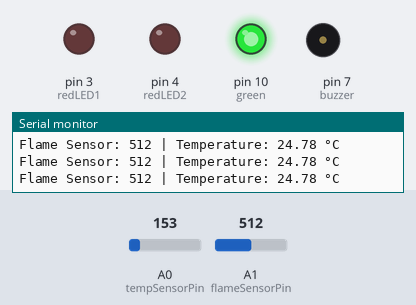
The sketch below on a simulated Arduino Uno, built with avr-gcc and run on an emulated ATmega328P. Shown: output pins drawn as LEDs (lit = HIGH), buzzer (waves = sounding), the last lines printed to the serial monitor. Dashed ring = blinking. The test bench sets the inputs (shaded band); at power-on: A0 (tempSensorPin) = 153, A1 (flameSensorPin) = 512.

Above: at 1.3 s.
1.4 s: A0 (tempSensorPin) set to 173
At 2.3 s:
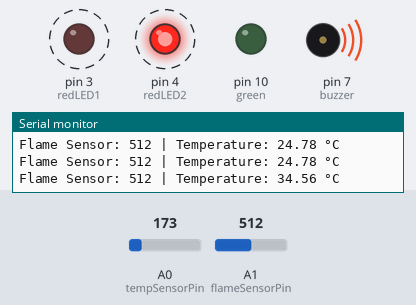
4.4 s: A1 (flameSensorPin) set to 583
7.4 s: A1 (flameSensorPin) set to 618
At 7.71 s:
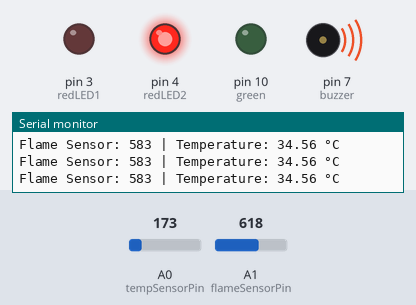
9.4 s: A1 (flameSensorPin) set to 590
At 9.71 s:
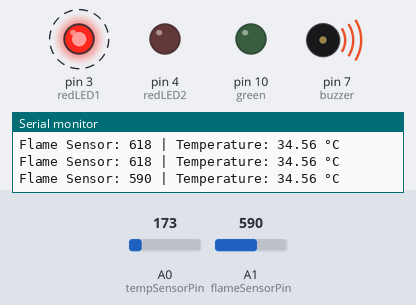
12.4 s: A1 (flameSensorPin) set to 610
At 13.1 s:
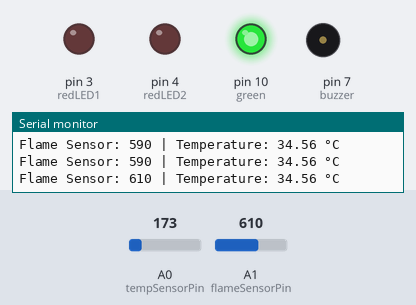
Timing chart, 0 to 15.1 s (numbered marks = the images above; inputs shaded):
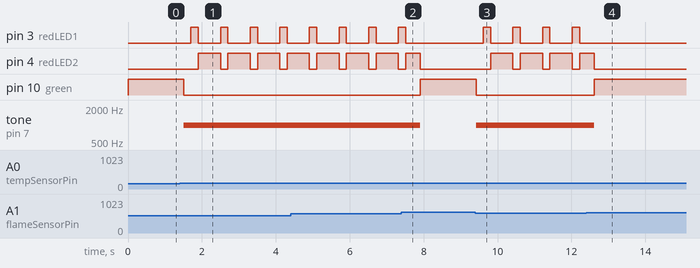

Measured:
- the behaviour switches between 163 and 164 on A0 (tempSensorPin) (found by bisection; images 0 and 1)
- the behaviour switches between 600 and 601 on A1 (flameSensorPin) (found by bisection; images 1 and 2)
- after the input at 1.4 s, pin 3 (redLED1): alternates HIGH for 0.20 s and LOW for 0.60 s, starting after 0.30 s; pin 4 (redLED2): alternates HIGH for 0.60 s and LOW for 0.20 s, starting after 0.50 s; pin 10 (green): HIGH → LOW after 0.10 s; tone on pin 7 (buzzer): silent → 1000 Hz after 0.10 s
- after the input at 7.4 s, pin 3 (redLED1): goes on until 7.5 s, then stays LOW; pin 10 (green): LOW → HIGH after 0.51 s; tone on pin 7 (buzzer): 1000 Hz → silent after 0.51 s
- after the input at 9.4 s, pin 3 (redLED1): alternates HIGH for 0.20 s and LOW for 0.60 s, starting after 0.22 s; pin 4 (redLED2): alternates HIGH for 0.60 s and LOW for 0.20 s, starting after 0.42 s; pin 10 (green): HIGH → LOW at once; tone on pin 7 (buzzer): silent → 1000 Hz at once
- after the input at 12.4 s, pin 3 (redLED1): stops changing and stays LOW; pin 10 (green): LOW → HIGH after 0.22 s; tone on pin 7 (buzzer): 1000 Hz → silent after 0.22 s

The sketch:

Zahara_Fire.ino
```cpp
// Pin assignments
const int green = 10;
const int redLED1 = 3;
const int redLED2 = 4;
const int buzzer = 7;

const int flameSensorPin = A1;   // Senses fire
const int tempSensorPin = A0;    // Temperature sensor

// Thresholds (adjust these based on actual sensor readings)
const int flameThreshold = 600;       // Lower value = more flame detected (Example: If i set the value to 1000 or 10000, the sensor wont sense a fire as the value is too high)
const float tempThresholdC = 30.0;    // Lowered for easier testing in the room

void setup() { //All outside component’s to the breadboard
  pinMode(green, OUTPUT);
  pinMode(redLED1, OUTPUT);
  pinMode(redLED2, OUTPUT);
  pinMode(buzzer, OUTPUT);

  Serial.begin(9600);

  // Start in safe mode when there's no fire
  digitalWrite(green, HIGH);
  digitalWrite(redLED1, LOW);
  digitalWrite(redLED2, LOW);
  digitalWrite(buzzer, LOW);
}

void loop() {
  // Read flame sensor in serial monitor
  int flameValue = analogRead(flameSensorPin);

  // Read temperature and convert to Celsius
  int tempRead = analogRead(tempSensorPin);
  float voltage = tempRead * (5.0 / 1023.0);
  float temperatureC = (voltage - 0.5) * 100;

  // Print readings in serial monitor
  Serial.print("Flame Sensor: ");
  Serial.print(flameValue);
  Serial.print(" | Temperature: ");
  Serial.print(temperatureC);
  Serial.println(" °C");

  // Fire detected only if both flame and heat conditions are true
  bool fireDetected = (flameValue <= flameThreshold) && (temperatureC >= tempThresholdC);

  if (fireDetected) {
    // Alarm sequence
    digitalWrite(green, LOW);
    tone(buzzer, 1000); // 1kHz tone
    delay(100);
    tone(buzzer, 1000); // 1kHz tone
    delay(100);

    // Flash red LEDs alternately
    digitalWrite(redLED1, HIGH);
    digitalWrite(redLED2, LOW);
    delay(200);
    digitalWrite(redLED1, LOW);
    digitalWrite(redLED2, HIGH);
    delay(200);
  } else {
    // No fire detected
    digitalWrite(green, HIGH);
    digitalWrite(redLED1, LOW);
    digitalWrite(redLED2, LOW);
    digitalWrite(buzzer, LOW);
    noTone(buzzer);
    delay(300);
  }

  delay(200); // Loop delay
}
```
